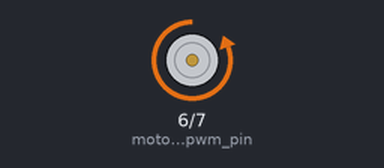
This sketch was run on a simulated Arduino Uno, built with avr-gcc and run on an emulated ATmega328P. Parts: motor-driver pin pairs drawn as motors (green arrow = first pin HIGH = forward, orange = second pin HIGH = backward, longer = more drive). What the sketch prints to the serial monitor is not drawn.

Above: at 0.1 s.
At 35.6 s:
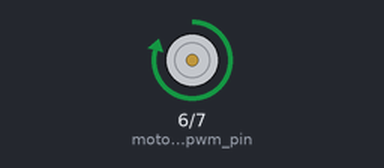
Timing chart, 0 to 37.1 s (numbered marks = the images above):
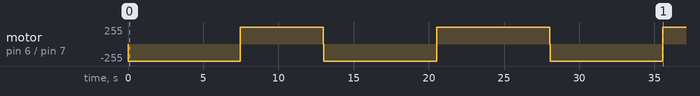

Measured:
- by itself, motor on pin 6 (motorR_Lpwm_pin) / pin 7 (motorR_Rpwm_pin): goes backward 255/255 7.5 s, forward 250/255 5.5 s, backward 255/255 7.5 s, forward 250/255 7.5 s, backward 255/255 7.5 s, then forward 250/255

The sketch:

Velocity_PI.ino
```cpp
// Right Motor with forward positive count ( Clockwise )
#define motorR_Rpwm_pin 7
#define motorR_Lpwm_pin 6

// motor
float pi = 3.141592653;
float a = 27.65, b = 17.35; //from lumped parameter estimation
float PPR = 28, GR = 72; // Pulse per rev and gear box
float theta_p = 0, theta_c = 0;
float omega_d = 0, omega_d_p = 0, omega_c = 0;

//PID constants
float kp = (2 * 1 * 2 * pi * 6 - a) / b, ki = (2 * pi * 6 * 2 * pi * 6) / b;
float cumError = 0, error = 0;
float u = 0;
int pwm;

// time
unsigned long Time_old, Time_new, Time_change;
float Ts;

int R_counter = 0;
uint8_t R_PinA = 8;
uint8_t R_PinB = 9;
uint8_t R_InterruptA = 8;
uint8_t R_InterruptB = 9;

void setup() {
  pinMode(motorR_Rpwm_pin, OUTPUT);
  pinMode(motorR_Lpwm_pin, OUTPUT);
  Time_old = millis();
  Time_new = millis();
  Time_change = millis();
  pinMode(R_PinA, INPUT_PULLUP);
  pinMode(R_PinB, INPUT_PULLUP);
  attachInterrupt(R_InterruptA, ai8, CHANGE);
  attachInterrupt(R_InterruptB, ai9, CHANGE);
  omega_d = 3;
  Serial.begin(9600);
}

void loop() {
  // Find out how time has passed
  delay(1); // put delay here to avoid 0/0 NaN, I dont know how to fix it yet.
  Time_new = millis();
  Ts = (Time_new - Time_old) * 0.001; // convert from milli second (ms) to second(s)

  // Get reference input

  if (Time_new - Time_change > 5000) {
    omega_d = 9;
  }

  if (Time_new - Time_change > 10000) {
    omega_d = 5;
  }
  // Find current theta and find omega
  theta_c = tick_2_theta(R_counter, PPR, GR);
  omega_c = (theta_c - theta_p) / Ts;

  // Calculate different error
  error = omega_d - omega_c;

  // Calculate input with PI and compensation ( PI for velocity controller using 2nd ODE standard form )
  u = kp * error + ki * (cumError + error * Ts) + (a / b) * omega_d + (1 / b) * ((omega_d - omega_d_p) / Ts);
  Serial.println(omega_c);


  // Write control value to motor
  pwm = pwm_cal(u, 23.5);
  write_pwm(pwm);

  // Update for next time step
  Time_old = Time_new;
  theta_p = theta_c;
  cumError += error * Ts; // integral for error accumulate
  omega_d_p = omega_d;
}

void ai8() {
  if (digitalRead(R_PinA) == HIGH) {
    if (digitalRead(R_PinB) == LOW) {
      R_counter++;
    }
    else {
      R_counter--;
    }
  }
  else {
    if (digitalRead(R_PinB) == LOW) {
      R_counter--;
    }
    else {
      R_counter++;
    }
  }
}

void ai9() {
  if (digitalRead(R_PinB) == HIGH) {
    if (digitalRead(R_PinA) == LOW) {
      R_counter--;
    }
    else {
      R_counter++;
    }
  }
  else {
    if (digitalRead(R_PinA) == LOW) {
      R_counter++;
    }
    else {
      R_counter--;
    }
  }
}

float tick_2_theta(int tick, float PPR, float GR) {
  float theta = (2 * pi * tick) / (PPR * GR);
  return theta;
}

int pwm_cal (float u_in, float v_max) {
  int pwm = (u_in / v_max) * 250;
  // Limit PWM
  if (pwm < -250) {
    pwm = -250;
  }
  if (pwm > 250) {
    pwm = 250;
  }
  return pwm;
}

void write_pwm(int pwm) {
  if ( pwm < 0) {
    analogWrite(motorR_Rpwm_pin, 0);
    analogWrite(motorR_Lpwm_pin, pwm * -1);
  }
  else if ( pwm > 0) {
    analogWrite(motorR_Rpwm_pin, pwm);
    analogWrite(motorR_Lpwm_pin, 0);
  }
  else {
    analogWrite(motorR_Rpwm_pin, 0);
    analogWrite(motorR_Lpwm_pin, 0);
  }
}
```
